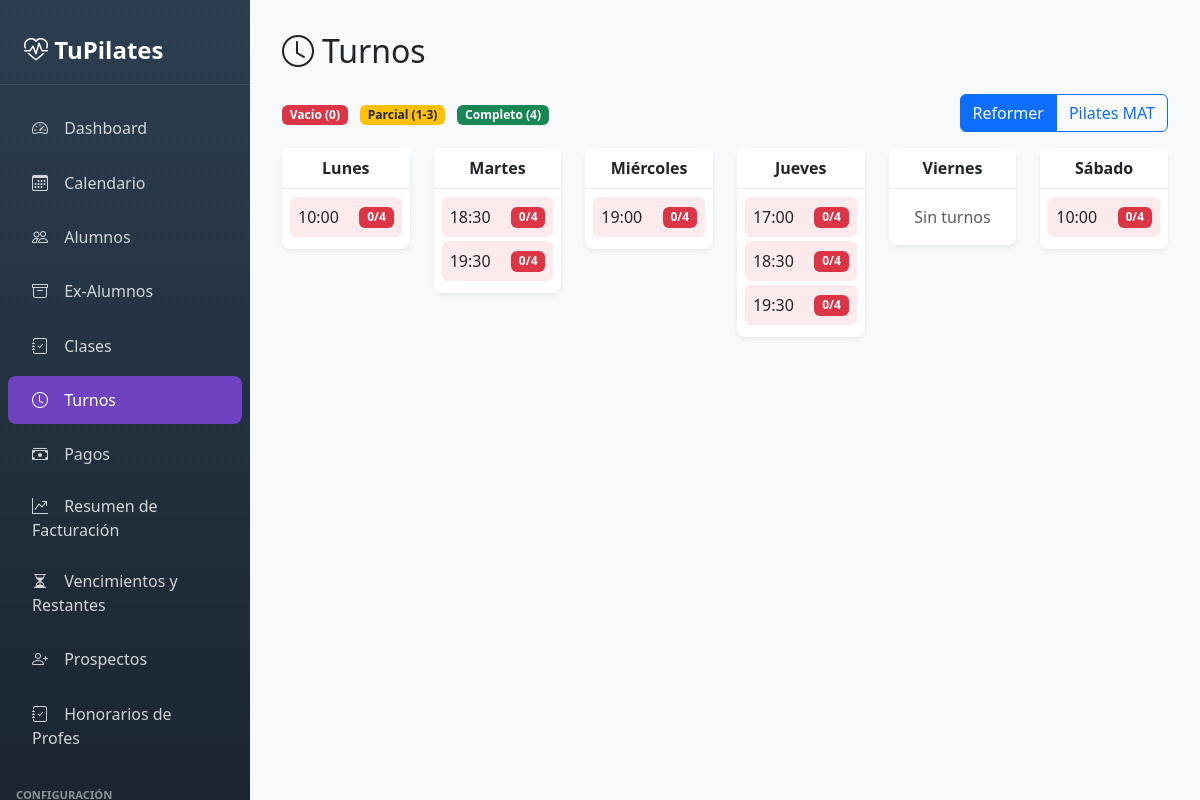
The page /panel/turnos/ on the database its author committed.
### Pilapp/models.py (models this page shows, shortened)
class Turno(models.Model):
    DIAS_CHOICES = [
        ('Lunes', 'Lunes'),
        ('Martes', 'Martes'),
        ('Miércoles', 'Miércoles'),
        ('Jueves', 'Jueves'),
        ('Viernes', 'Viernes'),
        ('Sábado', 'Sábado'),
    ]
    DISCIPLINA_CHOICES = [
        ('Reformer', 'Reformer'),
        ('MAT', 'MAT'),
    ]
    id_turno = models.AutoField(primary_key=True)
    horario = models.TimeField()
    dia = models.CharField(max_length=10, choices=DIAS_CHOICES)
    disciplina = models.CharField(max_length=50, choices=DISCIPLINA_CHOICES, default='Reformer')

### Pilapp/views_panel.py (the view)
def panel_turnos(request):
    from .models import AlumnoPaqueteTurno
    disciplina_activa = request.GET.get('disciplina', 'Reformer')
    turnos = Turno.objects.filter(disciplina=disciplina_activa).order_by('dia', 'horario')
    conteo = {}
    asignaciones = AlumnoPaqueteTurno.objects.filter(
        id_alumno_paquete__estado='activo'
    ).values('id_turno').annotate(total=Count('id_turno'))
    for a in asignaciones:
        conteo[a['id_turno']] = a['total']
    for turno in turnos:
        turno.ocupados = conteo.get(turno.id_turno, 0)
        if turno.ocupados == 0:
            turno.estado_color = 'danger'  # rojo
        elif turno.ocupados >= 4:
            turno.estado_color = 'success'  # verde
        else:
            turno.estado_color = 'warning'  # amarillo
    turnos_por_dia = {}
    orden_dias = ['Lunes', 'Martes', 'Miércoles', 'Jueves', 'Viernes', 'Sábado']
    for turno in turnos:
        turnos_por_dia.setdefault(turno.dia, []).append(turno)
    turnos_ordenados = [(dia, turnos_por_dia.get(dia, [])) for dia in orden_dias]
    return render(request, 'admin_panel/turnos.html', {
        'turnos_por_dia': turnos_ordenados,
        'disciplina_activa': disciplina_activa,
    })

### Pilapp/templates/admin_panel/turnos.html (shortened to what this page needs)
{% extends 'admin_panel/base.html' %}
{% block content %}
<div class="d-flex justify-content-between align-items-center mb-4">
    <h2 class="mb-0"><i class="bi bi-clock me-2"></i>Turnos</h2>
</div>
<div class="d-flex justify-content-between align-items-center mb-3">
    <div>
        <span class="badge bg-danger me-2">Vacío (0)</span>
        <span class="badge bg-warning text-dark me-2">Parcial (1-3)</span>
        <span class="badge bg-success me-2">Completo (4)</span>
    </div>
    <div class="btn-group" role="group">
        <a href="?disciplina=Reformer" class="btn btn-outline-primary {% if disciplina_activa == 'Reformer' %}active{% endif %}">Reformer</a>
        <a href="?disciplina=MAT" class="btn btn-outline-primary {% if disciplina_activa == 'MAT' %}active{% endif %}">Pilates MAT</a>
    </div>
</div>
<div class="row g-4">
    {% for dia, turnos in turnos_por_dia %}
    <div class="col-md-4 col-lg-2">
        <div class="card">
            <div class="card-header text-center">
                <strong>{{ dia }}</strong>
            </div>
            <div class="card-body p-2">
                {% if turnos %}
                    {% for turno in turnos %}
                    <div class="d-flex justify-content-between align-items-center p-2 mb-1 rounded bg-{{ turno.estado_color }} bg-opacity-10 turno-clickeable"
                         style="cursor: pointer;"
                         data-bs-toggle="modal"
                         data-bs-target="#modalTurno"
                         data-turno-id="{{ turno.id_turno }}"
                         data-turno-dia="{{ turno.dia }}"
                         data-turno-hora="{{ turno.horario|time:'H:i' }}"
                         data-turno-ocupados="{{ turno.ocupados }}">
                        <span>{{ turno.horario|time:"H:i" }}</span>
                        <span class="badge bg-{{ turno.estado_color }}">
                            {{ turno.ocupados }}/4
                        </span>
                    </div>
                    {% endfor %}
                {% else %}
                    <p class="text-muted text-center mb-0 py-2">Sin turnos</p>
                {% endif %}
            </div>
        </div>
    </div>
    {% endfor %}
</div>
{% endblock %}

### Pilapp/templates/admin_panel/base.html (style rules this page uses)
:root { --sidebar-width: 250px; --primary-color: #6f42c1; --secondary-color: #e9ecef; }
body { min-height: 100vh; background-color: #f8f9fa; }
.card { border: none; box-shadow: 0 0.125rem 0.25rem rgba(0,0,0,0.075); border-radius: 0.5rem; }
.card-header { background-color: #fff; border-bottom: 1px solid #e9ecef; font-weight: 600; }

### rows shown on the page
Turno: dia "Lunes", horario "10:00", ocupados "0"
Turno: dia "Martes", horario "18:30", ocupados "0"
Turno: horario "19:30", ocupados "0"
Turno: dia "Miércoles", horario "19:00", ocupados "0"
Turno: dia "Jueves", horario "17:00", ocupados "0"
Turno: horario "18:30", ocupados "0"
Turno: horario "19:30", ocupados "0"
Turno: dia "Sábado", horario "10:00", ocupados "0"

### other values the page prints
{{ dia }} "Viernes"
